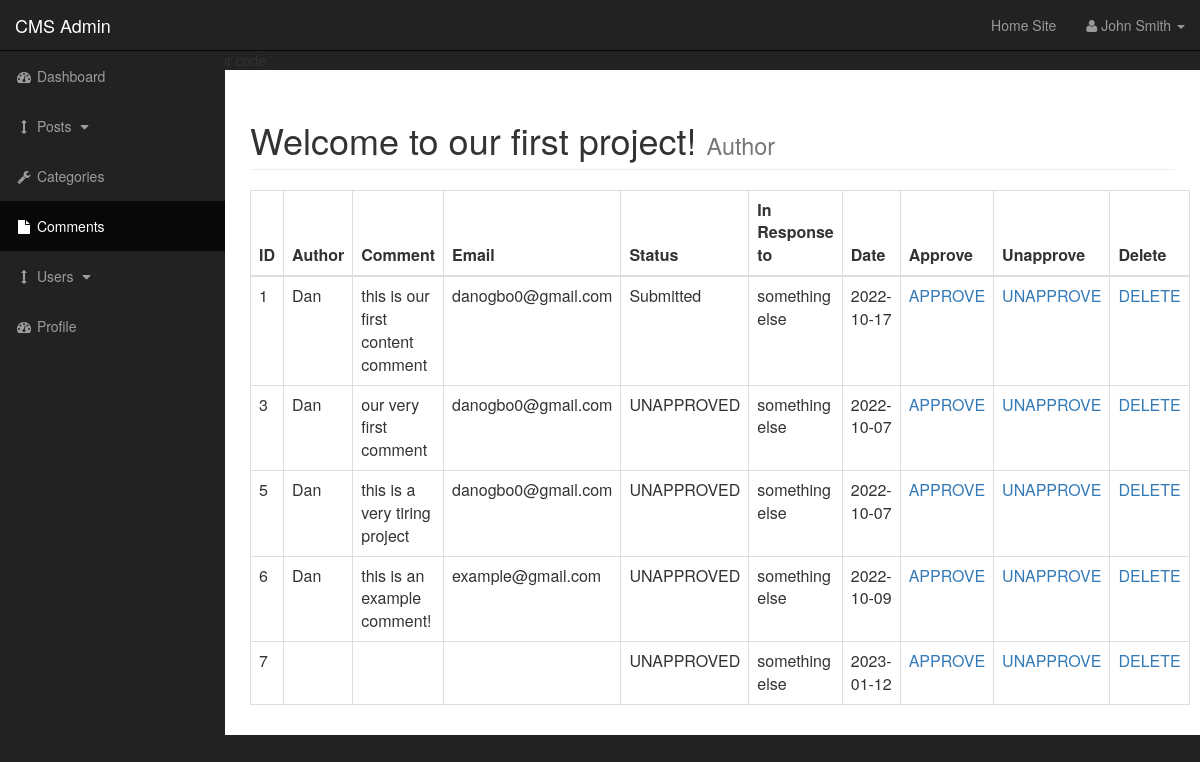
Page /admin/comments.php on the committed database.
### tables this page shows
CREATE TABLE `comments` (
  `comment_id` int(3) NOT NULL,
  `comment_post_id` int(3) NOT NULL,
  `comment_author` varchar(255) NOT NULL,
  `comment_date` date NOT NULL,
  `comment_email` varchar(255) NOT NULL,
  `comment_content` text NOT NULL,
  `comment_status` varchar(255) NOT NULL
);

### admin/includes/view_all_comments.php (the view, shortened to what this page needs)
<table class="table table-bordered table-hovers">
                            <thead>
                                <tr>
                                    <th>ID</th>
                                    <th>Author</th>
                                    <th>Comment</th>
                                    <th>Email</th>
                                    <th>Status</th>
                                    <th>In Response to</th>
                                    <th>Date</th>
                                    <th>Approve</th>
                                    <th>Unapprove</th>
                                    <th>Delete</th>
                                </tr>
                            </thead>
                            <tbody>
                            <?php
                            $query = "SELECT * FROM comments";
                            $select_comment = mysqli_query($connection, $query);
                            while ($row = mysqli_fetch_assoc($select_comment)) {
                                $comment_id = $row['comment_id'];
                                $comment_author = $row['comment_author'];
                                $comment_content = $row['comment_content'];
                                $comment_email= $row['comment_email'];
                                $comment_status = $row['comment_status'];
                                $comment_date = $row['comment_date'];
                                    echo '<tr>';
                                    echo "<td> {$comment_id} </td>";
                                    echo "<td> {$comment_author} </td>";
                                    echo "<td> {$comment_content} </td>";
                                    echo "<td> {$comment_email } </td>";
                                    echo "<td> {$comment_status} </td>";
                                    echo "<td> something else </td>";
                                    echo "<td> {$comment_date} </td>";
                                    echo "<td><a href='comments.php?approve='> APPROVE </a> </td>";
                                    echo "<td><a href='comments.php?unapprove='> UNAPPROVE </a> </td>";
                                    echo "<td><a href='comments.php?delete='> DELETE </a> </td>";
                                echo '</tr>';
                                    }
                            ?>
                        </tbody>
                        </table>

### admin/css/sb-admin.css (style rules this page uses)
body { margin-top: 100px; background-color: #222; }
@media (min-width:768px) { body { margin-top: 50px; } }

### rows in the picture
comments: comment_id "1", comment_author "Dan", comment_content "this is our first content comment", comment_email "danogbo0@gmail.com", comment_status "Submitted", comment_date "2022-10-17"
comments: comment_id "3", comment_author "Dan", comment_content "our very first comment", comment_email "danogbo0@gmail.com", comment_status "UNAPPROVED", comment_date "2022-10-07"
comments: comment_id "5", comment_author "Dan", comment_content "this is a very tiring project", comment_email "danogbo0@gmail.com", comment_status "UNAPPROVED", comment_date "2022-10-07"
comments: comment_id "6", comment_author "Dan", comment_content "this is an example comment!", comment_email "example@gmail.com", comment_status "UNAPPROVED", comment_date "2022-10-09"
comments: comment_id "7", comment_status "UNAPPROVED", comment_date "2023-01-12"
